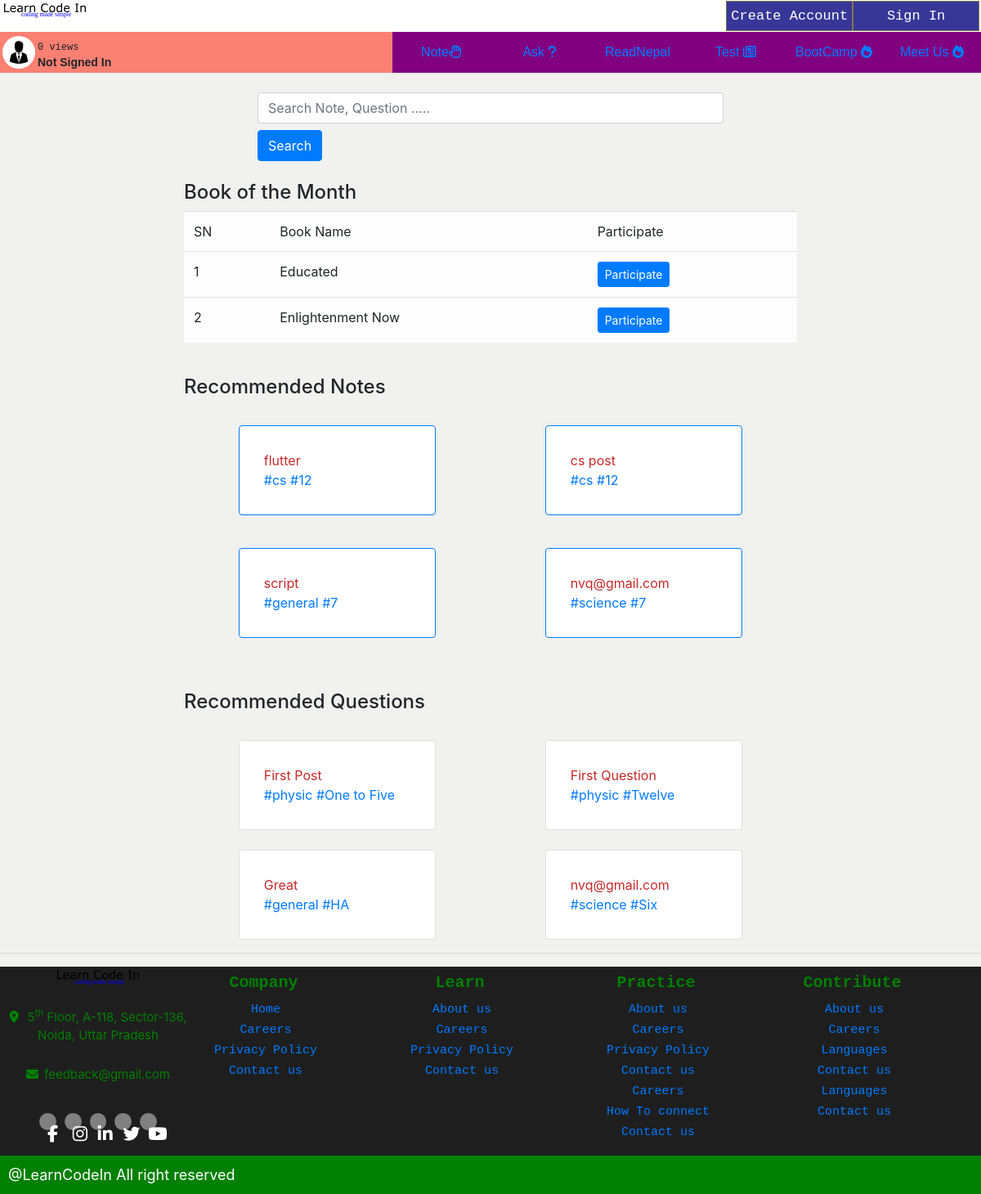
The page / on the database its author committed.
### extrapp/models.py (models this page shows, shortened)
class CurrentBook(models.Model):
    name = models.CharField(max_length=200, verbose_name='Book Name')
    writer = models.CharField(max_length=200, verbose_name='Book Writer')
    summary = models.TextField(max_length=1000)
    coverImage = models.ImageField(verbose_name='Book Cover Image', upload_to='readnepal', null=True)
    date = models.DateField()
    reader = models.ManyToManyField(to=User, blank=True, related_name='books')
    isItCurrentBook = models.BooleanField(verbose_name='Is this a Book of Month', default=False)

### note/models.py (models this page shows, shortened)
class Note(models.Model):
    STATUS_CHOICES = (
        ('draft', 'Draft'),
        ('published', 'Published'),
    )
    grade_choices = (
        ('1-5', 'One to Five'),
        ('6', 'Six'),
        ('7', 'Seven'),
        ('8', 'Eight'),
        ('9', 'Nine'),
        ('10', 'Ten'),
        ('11', 'Eleven'),
        ('12', 'Twelve'),
        ('Bachelor', 'Bachelor'),
        ('General', 'General'),
    )
    subject_choices = (
        ('physic', 'Physic'),
        ('chemistry', 'Chemistry'),
        ('botany', 'Botany'),
        ('zoology', 'Zoology'),
        ('math', 'Math'),
        ('english', 'English'),
        ('nepali', 'Nepali'),
        ('science', 'science'),
        ('social', 'Social'),
        ('eph', 'Environement,Population and Health'),
        ('Opt', 'Optional Math'),
        ('cs', 'Computer Science'),
        ('account', 'Account'),
        ('business', 'Business'),
        ('marketing', 'Marketing'),
        ('general', 'General'),
    )
    title = models.CharField(max_length=250)
    slug = models.SlugField(max_length=400)
    author = models.ForeignKey(User, on_delete=models.CASCADE, related_name='notes')
    content = models.TextField(blank=False)
    publish = models.DateTimeField(default=timezone.now)
    created= models.DateTimeField(auto_now_add=True)
    status = models.CharField(max_length=10, choices=STATUS_CHOICES, default='published')
    grade = models.CharField(max_length=20, choices=grade_choices)
    subject = models.CharField(max_length=25, choices=subject_choices)
    views = models.PositiveIntegerField(blank=False, default=0)
    likes = models.ManyToManyField(User, related_name='likedpost', blank=True)
    class Meta:
        ordering = ('-publish',)
    def __str__(self):
        return self.title
    objects = models.Manager()
    published = PublishedManager()

### discussion/models.py (models this page shows, shortened)
class Discussion(models.Model):
    grade_choices = (
        ('One to Five', 'One to Five'),
        ('Six', 'Six'),
        ('Seven', 'Seven'),
        ('Eight', 'Eight'),
        ('Nine', 'Nine'),
        ('Ten', 'Ten'),
        ('Eleven', 'Eleven'),
        ('Twelve', 'Twelve'),
        ('HA', 'Health Assitant'),
        ('Staff Nurse', 'Staff Nurse'),
        ('Diploma in Agriculture', 'Diploma in Agriculture'),
        ('Diploma in Engineering', 'Diploma in Engineering'),
        ('Bachelor in CSIT', 'Bachelor in CSIT'),
        ('BSC Nursing', 'BSC Nursing'),
        ('Bachelor in Education', 'Bachelor in Education'),
        ('Bachelor in Engineering', 'Bachelor in Engineering'),
        ('BBS', 'BBS'),
        ('BBA', 'BBA'),
        ('MBBS', 'MBBS'),
        ('General', 'General'),
    )
    subject_choices = (
        ('physic', 'Physic'),
        ('chemistry', 'Chemistry'),
        ('botany', 'Botany'),
        ('zoology', 'Zoology'),
        ('math', 'Math'),
        ('english', 'English'),
        ('nepali', 'Nepali'),
        ('science', 'science'),
        ('social', 'Social'),
        ('eph', 'Environement,Population and Health'),
        ('Opt', 'Optional Math'),
        ('cs', 'Computer Science'),
        ('account', 'Account'),
        ('business', 'Business'),
        ('marketing', 'Marketing'),
        ('general', 'General'),
    )
    title = models.CharField(max_length=500, blank=False, verbose_name='Title')
    slug = models.SlugField(verbose_name='Slug Fields', max_length=550)
    grade = models.CharField(max_length=100, verbose_name='Class', blank=False, choices=grade_choices)
    subject = models.CharField(max_length=100, verbose_name='Subject', blank=False, choices=subject_choices)
    detail = models.TextField(blank=False)
    views = models.PositiveIntegerField(default=0)
    answered_status = models.BooleanField(default=False, verbose_name='Is your question answered')
    askedby = models.ForeignKey(User, on_delete=models.CASCADE, related_name='user_questions')
    time = models.DateTimeField(auto_now_add=True)
    pinned = models.BooleanField(verbose_name='Is discussion Pinned', default=False)
    def __str__(self):
        return self.title[:50]

### users/views.py (the view)
# urls.py: path('', views.homepage, name='homepage'),
def homepage(request):
    if request.user.is_authenticated:
        recNotes = Note.published.all().exclude(
            author=request.user).order_by('-views', 'likes')[:4]
    else:
        recNotes = Note.published.all()[:4]
    print(recNotes)
    recQuestions = Discussion.objects.all().exclude(answered_status=True)[:4]
    print(recQuestions)
    currentMonth = datetime.now().month
    bookOfTheMonth = CurrentBook.objects.all().filter(date__month=currentMonth).filter(isItCurrentBook=True)[:2]
    return render(request, 'base.html', {
        'recommendedNotes': recNotes,
        'recommendedQuestion': recQuestions,
        'books': bookOfTheMonth,
    })

### templates/base.html (shortened to what this page needs)
{% load static %}
<!DOCTYPE html>
<html lang="en">
  <head>
    <link href="https://unpkg.com/aos@2.3.1/dist/aos.css" rel="stylesheet" />
    <link
      rel="stylesheet"
      href="https://maxcdn.bootstrapcdn.com/bootstrap/4.0.0/css/bootstrap.min.css"
    />
    <link rel="stylesheet" href="{% static 'css/base.css' %}" />
  </head>
  <body>
    <div class="top-bar">
      <div class="intro-sign">
        <div class="company-logo">
          <img src="{% static 'images/logo.svg' %}" class="flag" alt="" />
        </div>
        {% if not user.is_authenticated %}
        <div class="sign-in-create">
          <div class="create-account circle-effect">
            <a href="{% url 'signup' %}" style="text-decoration: none; color: white;">
              Create Account
            </a>
          </div>
          <div class="sign-in circle-effect">
            <a href="{% url 'login' %}" style="text-decoration: none; color: white;">
              Sign In
            </a>
          </div>
        </div>
        {% endif %}
        </div>
      <nav>
        <div class="navigation-container">
          {% if request.user.is_authenticated %}
          <div class="user">
            <div class="user-photo">
              <img
                src="{{ request.user.photo.url }}"
                alt=""
                class="user-pic"
              />
            </div>
            <div class="info">
              <span class="views">2k views</span>
              <span class="name">{{ request.user.fullname }}</span>
            </div>
          </div>
          {% else %}
          <div class="user">
            <div class="user-photo">
              <img
                src="{% static 'images/img.png' %}"
                alt=""
                class="user-pic"
              />
            </div>
            <div class="info">
              <span class="views">0 views</span>
              <span class="name">Not Signed In</span>
            </div>
          </div>
          {% endif %}
          <div class="navigation nav-total">
            <ul type="none" class="nav">
              <a href="{% url 'notelist' %}"
                ><li>Note<i class="fa fa-hand-paper-o"></i></li
              ></a>
              <a href="{% url 'allquestions' %}"
                ><li>Ask <i class="fa fa-question" aria-hidden="true"></i></li
              ></a>
              <a href="{% url 'readnepal' %}"
                ><li>ReadNepal </i></li
              ></a>
              <a href="{% url 'testPage' %}"
                ><li>Test <i class="fa fa-newspaper-o"></i></li
              ></a>
              <a href="{% url 'bootcamp' %}"
                ><li>BootCamp <i class="fa fa-fire"></i></li
              ></a>
              <a href=""
                ><li>Meet Us <i class="fa fa-fire"></i></li
              ></a>
            </ul>
          </div>
        </div>
      </nav>
    </div>
    {% block body %}
    <div class="container mt-4" style="max-width: 600px">
      <form action="{% url 'searchAll' %}">
        <input
          class="form-control"
          required
          type="text"
          name="q"
          name="Search Box"
          placeholder="Search Note, Question ....."
        />
        <input
          name="searchBtn"
          id="searchBtn"
          class="btn btn-primary mt-2"
          type="submit"
          value="Search"
        />
      </form>
    </div>
    <div class="container mt-4" style="max-width: 750px;">
      <div class="row">
        <h4>
          Book of the Month
        </h4>
      </div>
      <div class="row">
        <table class="table table-light">
          <thead>
            <tr>
              <td>
                SN
              </td>
              <td>
                Book Name
              </td>
              <td>
                Participate
              </td>
            </tr>
          </thead>
          <tbody>
            {% for book in books %}
              <tr>
                <td>
                  {{ forloop.counter }}
                </td>
                <td>
                  {{ book.name }}
                </td>
                <td>
                {% if request.user in book.reader.all %}
                      <button class="btn btn-success btn-sm">Marks as done</button>
                {% else %}
                  <form action="{% url 'addbook' %}" method="post">
                      <button class="btn btn-primary btn-sm" type="submit">Participate</button>
                    </form>
                {% endif %}
                </td>
              </tr>
            {% endfor %}
          </tbody>
        </table>
      </div>
    </div>
    <div class="container mt-4" style="max-width: 750px;">
      <div class="row">
        <h4>
          Recommended Notes
        </h4>
      </div>
      <div class="row">
        {% for note in recommendedNotes %}
        <div class="col-12 col-sm-6
         mt-4">
          <div class="card border-primary mb-3">
            <div class="card-body">
              <a href="{% url 'notedetail' note.pk note.slug %}" style="color: #c52929">
                {{ note.title }}
              </a>
              <br />
              <span style="color: #c52929">
                <a href="{% url 'searchSubject' note.subject %}"> #{{ note.subject }} </a>
              </span>
              <span style="color: #c52929">
                <a href="{% url 'searchGrade' note.grade %}"> #{{ note.grade }} </a>
              </span>
            </div>
          </div>
        </div>
        {% endfor %}
      </div>
    </div>
    <div class="container mt-5" style="max-width: 750px;">
      <div class="row">
        <h4>
          Recommended Questions
        </h4>
      </div>
       <div class="row">
        {% for question in recommendedQuestion %}
        <div class="col-12 col-sm-6 mt-4">
            <div class="card">
                <div class="card-body">
                    <a href="{% url 'questiondetail' question.id question.slug %}" style="color: #c52929;">
                        {{ question.title }}
                    </a>
                    <br>
                    <span style="color: #c52929;">
                        <a href="{% url 'searchSubjectDiscussion' question.subject %}">
                            #{{ question.subject }}
                        </a>
                    </span>
                    <span style="color: #c52929;">
                        <a href="{% url 'searchGradeDiscussion' question.grade %}">
                            #{{ question.grade }}
                        </a>
                    </span>
                </div>
            </div>
        </div>
       {% endfor %}
    </div>
    </div>
    {% endblock body %}
    <hr />
    <footer>
      <div class="footer">
        <div class="info-block">
          <div class="logo">
            <img src="{% static "images/logo.svg" %}" alt="LearnCodeIn" />
          </div>
          <div class="location">
            <i class="fa fa-map-marker"></i>
            5<sup>th</sup> Floor, A-118, Sector-136, Noida, Uttar Pradesh
          </div>
          <div class="feedback">
            <i class="fa fa-envelope" aria-hidden="true"></i>feedback@gmail.com
          </div>
          <div class="social-sites">
            <div class="foot-facebook">
              <i class="fa fa-facebook foot-social" aria-hidden="true"></i>
            </div>
            <div class="foot-facebook">
              <i class="fa fa-instagram foot-social" aria-hidden="true"></i>
            </div>
            <div class="foot-facebook">
              <i class="fa fa-linkedin foot-social" aria-hidden="true"></i>
            </div>
            <div class="foot-facebook">
              <i class="fa fa-twitter foot-social" aria-hidden="true"></i>
            </div>
            <div class="foot-facebook">
              <i class="fa fa-youtube foot-social" aria-hidden="true"></i>
            </div>
          </div>
        </div>
        <div class="first-column">
          <div class="foot-topic">Company</div>
          <div class="foot-first-subtopic foot-subtopic">
            <ul type="none" class="suptopics">
              <li><a href="index.html">Home</a></li>
              <li><a href="index.html">Careers</a></li>
              <li><a href="index.html">Privacy Policy</a></li>
              <li><a href="index.html">Contact us</a></li>
            </ul>
          </div>
        </div>
        <div class="second-column">
          <div class="foot-topic">Learn</div>
          <div class="foot-second-subtopic foot-subtopic">
            <ul type="none" class="suptopics">
              <li><a href="index.html">About us</a></li>
              <li><a href="index.html">Careers</a></li>
              <li><a href="index.html">Privacy Policy</a></li>
              <li><a href="index.html">Contact us</a></li>
            </ul>
          </div>
        </div>
        <div class="third-column">
          <div class="foot-topic">Practice</div>
          <div class="foot-third-subtopic foot-subtopic">
            <ul type="none" class="suptopics">
              <li><a href="">About us</a></li>
              <li><a href="">Careers</a></li>
              <li><a href="">Privacy Policy</a></li>
              <li><a href="">Contact us</a></li>
              <li><a href="">Careers</a></li>
              <li><a href="">How To connect </a></li>
              <li><a href="">Contact us</a></li>
            </ul>
          </div>
        </div>
        <div class="fourth-column">
          <div class="foot-topic">Contribute</div>
          <div class="foot-fourth-subtopic foot-subtopic">
            <ul type="none" class="suptopics">
              <li><a href="">About us</a></li>
              <li><a href="">Careers</a></li>
              <li><a href="">Languages </a></li>
              <li><a href="">Contact us</a></li>
              <li><a href="">Languages </a></li>
              <li><a href="">Contact us</a></li>
            </ul>
          </div>
        </div>
      </div>
      <div class="copyright">@LearnCodeIn All right reserved</div>
    </footer>
  </body>
</html>

### rows shown on the page
CurrentBook: name "Educated"
CurrentBook: name "Enlightenment Now"
Note: title "flutter", subject "cs", grade "12"
Note: title "cs post", subject "cs", grade "12"
Note: title "script", subject "general", grade "7"
Note: title "nvq@gmail.com", subject "science", grade "7"
Discussion: title "First Post", subject "physic", grade "One to Five"
Discussion: title "First Question", subject "physic", grade "Twelve"
Discussion: title "Great", subject "general", grade "HA"
Discussion: title "nvq@gmail.com", subject "science", grade "Six"
